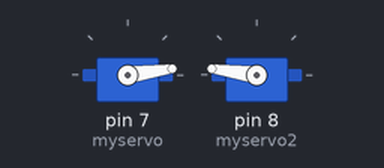
Bench run of a sketch on a simulated Arduino Uno, built with avr-gcc and run on an emulated ATmega328P. Shown: 2 × servo.

Above: at 0.05 s.
At 0.25 s:
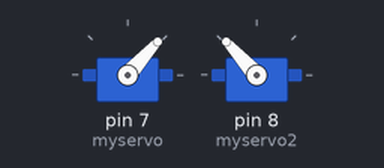
At 0.45 s:
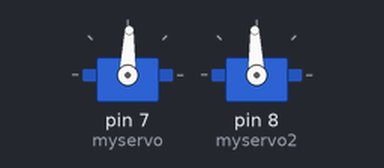
At 0.9 s:
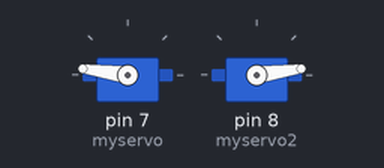
Timing chart, 0 to 3.0 s (numbered marks = the images above):
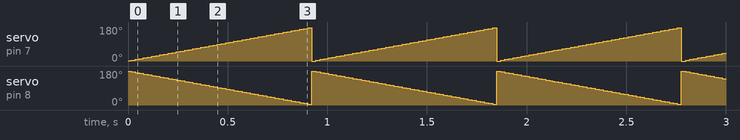

Measured:
- by itself, servo on pin 7 (myservo): ramps from 0° to 177° and jumps back, once every 0.93 s
- by itself, servo on pin 8 (myservo2): ramps from 180° to 3° and jumps back, once every 0.93 s

The sketch:

insect_motion.ino
```cpp
#include <Servo.h>

Servo myservo;  // create servo object to control a servo
Servo myservo2;

int minAngle = 0;
int maxAngle = 180;
int angle = minAngle;

void setup() {
    myservo.attach(7);  // attaches the servo on pin 7 to the servo object
    myservo2.attach(8);
}

void loop() {
  if (++angle == maxAngle) {
    angle = minAngle;
  }
  myservo.write(angle);
  myservo2.write(maxAngle - angle);
  delay(5);
}
```
